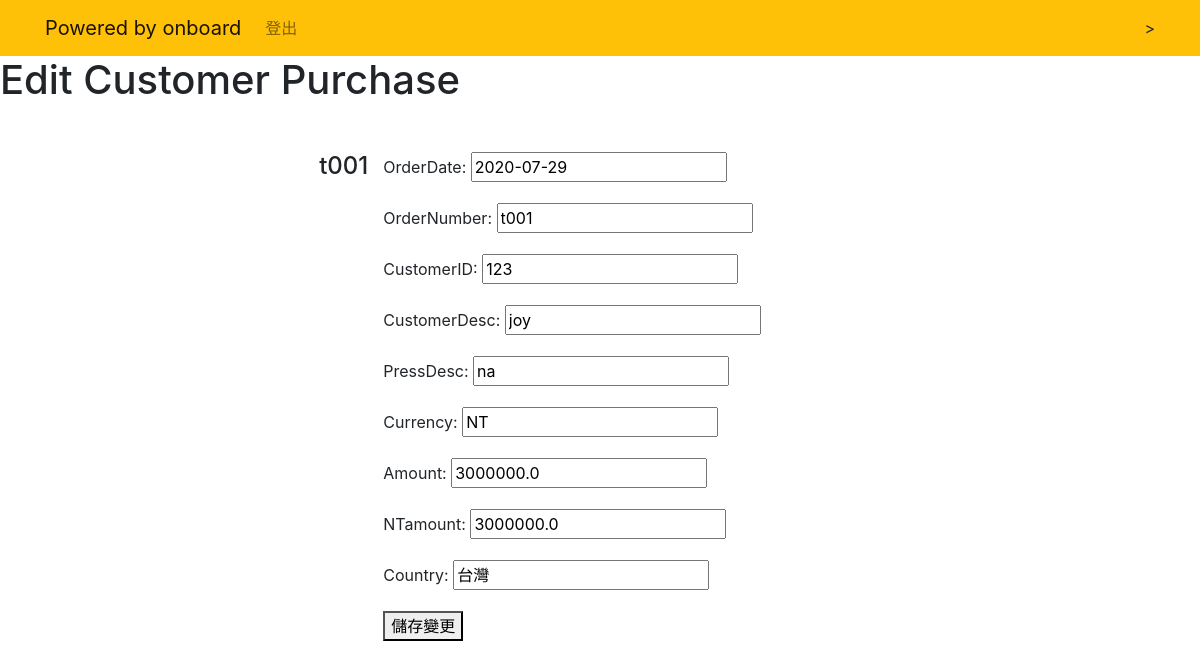
Screenshot of /purchase/19 (signed in) with the database file from the repository.
### display/models.py (models this page shows, shortened)
class purchase(models.Model):
    orderDate = models.DateField()
    orderNumber = models.CharField(max_length=100)
    customerID = models.CharField(max_length=100)
    customerDesc = models.CharField(max_length=250)
    pressDesc = models.CharField(max_length=250)
    currency = models.CharField(max_length=20)
    amount = models.FloatField()
    NTamount = models.FloatField()
    country = models.CharField(max_length=100)
    group = models.CharField(max_length=250)

### display/views.py (the view, shortened to what this page needs)
# urls.py: path('purchase/<int:purchase_pk>', dv.editPurchase, name='editPurchase'),
@login_required
def editPurchase(request, purchase_pk):
    editpurchase = get_object_or_404(purchase, pk= purchase_pk)
    if request.method == "GET":
        form = editPurchaseForm(instance=editpurchase)
        return render(request, 'display/editPurchase.html', {'purchase': editpurchase,'form': form})

### display/forms.py
class editPurchaseForm(ModelForm):
    class Meta:
        model = purchase
        fields = ['orderDate', 'orderNumber', 'customerID', 'customerDesc', 'pressDesc',
                  'currency', 'amount', 'NTamount', 'country']

### display/templates/display/editPurchase.html (shortened to what this page needs)
{% extends 'display/base.html' %}
{% block content %}
<h1>Edit Customer Purchase</h1>
<div class="row justify-content-center mt-5">
    <br><br>
    <h4>{{ purchase.orderNumber }}</h4>
    <br><br>
        <div class="col-md-5">
            <form method="POST">
                {{ form.as_p }}
                <button type = "submit" >儲存變更</button>
            </form>
        </div>
</div>
{% endblock %}

### rows the page displays
purchase: orderNumber "t001", orderDate "2020-07-29", customerID "123", customerDesc "joy", pressDesc "na", currency "NT", amount "3000000.0", NTamount "3000000.0", country "台灣"
